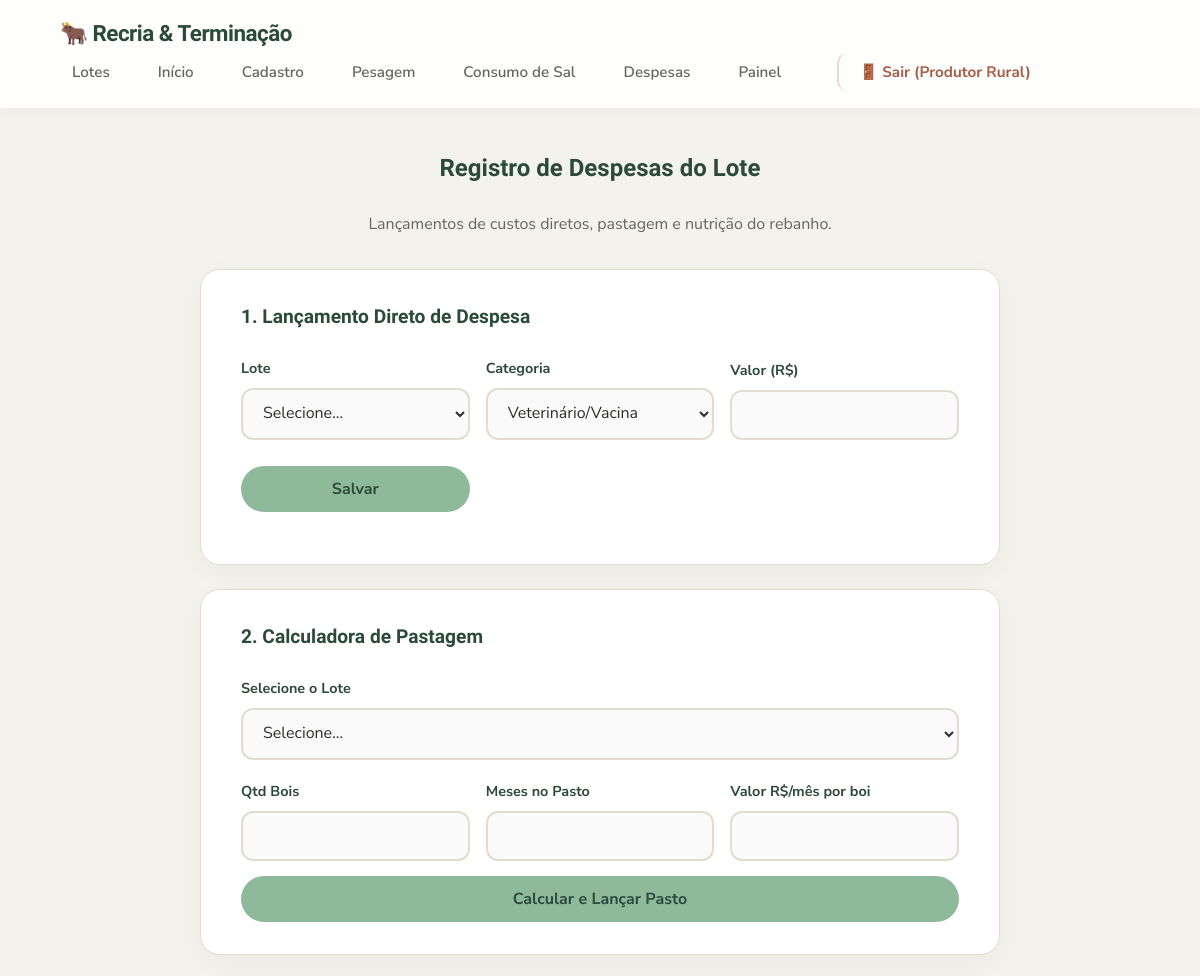
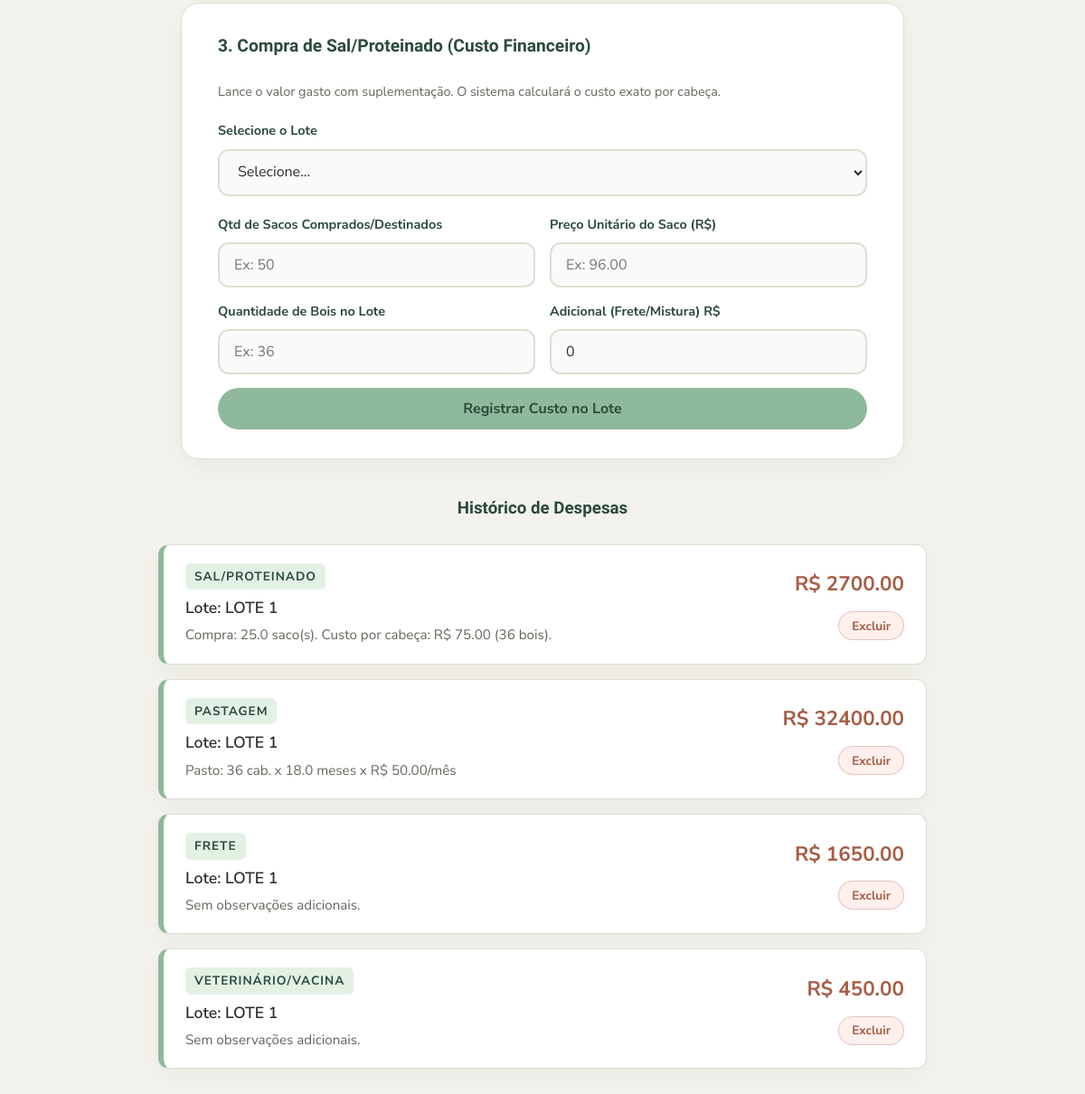
The page /despesas (signed in) on the database its author committed (2 pictures, top to bottom).
### tables this page shows
CREATE TABLE despesas (
                    id INTEGER PRIMARY KEY AUTOINCREMENT,
                    lote_id INTEGER,
                    categoria TEXT,
                    valor REAL,
                    observacao TEXT,
                    FOREIGN KEY(lote_id) REFERENCES lotes(id) ON DELETE CASCADE
                );

CREATE TABLE lotes (
                    id INTEGER PRIMARY KEY AUTOINCREMENT,
                    identificacao TEXT NOT NULL,
                    fase_atual TEXT NOT NULL,
                    categoria_animal TEXT,
                    data_inicio TEXT,
                    qtd_cabecas INTEGER,
                    custo_bezerro_unitario REAL,
                    custo_total_compra REAL,
                    valor_venda_total REAL,
                    total_arrobas_vendidas REAL,
                    status TEXT DEFAULT 'Em Andamento'
                );

### app.py (the view, shortened to what this page needs)
@app.route('/despesas', methods=['GET', 'POST'])
def despesas():
    conexao = conectar()
    try:
        lista_despesas = conexao.execute('''
            SELECT despesas.*, lotes.identificacao
            FROM despesas
            JOIN lotes ON despesas.lote_id = lotes.id
            ORDER BY despesas.id DESC
        ''').fetchall()
        lista_lotes = conexao.execute('SELECT * FROM lotes WHERE status = "Em Andamento"').fetchall()
    finally:
        conexao.close()
    return render_template('despesas.html', despesas=lista_despesas, lotes=lista_lotes)

### app.py (called while the page is built)
@app.before_request
def verificar_login():
    rotas_livres = ['login', 'static']
    if request.endpoint not in rotas_livres and 'usuario_id' not in session:
        return redirect(url_for('login'))

### config_banco.py (called while the page is built)
def conectar():
    conexao = sqlite3.connect('dados.db')
    conexao.row_factory = sqlite3.Row
    conexao.execute('PRAGMA foreign_keys = ON;')
    return conexao

### templates/despesas.html (shortened to what this page needs)
{% extends "base.html" %}
{% block conteudo %}
<div style="text-align: center; margin-bottom: 32px;">
    <h2>Registro de Despesas do Lote</h2>
    <p style="color: var(--texto-suave);">Lançamentos de custos diretos, pastagem e nutrição do rebanho.</p>
</div>
<div class="form-caixa" style="max-width: 800px; margin-left: auto; margin-right: auto; margin-bottom: 24px;">
    <h3>1. Lançamento Direto de Despesa</h3>
    <form action="{{ url_for('despesas') }}" method="POST" class="form-linha">
        <div class="campo" style="flex: 2;">
            <label for="lote_id">Lote</label>
            <select name="lote_id" required>
                <option value="">Selecione...</option>
            </select>
        </div>
        <div class="campo" style="flex: 1.5;">
            <label for="categoria">Categoria</label>
            <select name="categoria">
                <option value="Veterinário/Vacina">Veterinário/Vacina</option>
            </select>
        </div>
        <div class="campo" style="flex: 1;">
            <label for="valor">Valor (R$)</label>
            <input type="number" name="valor" step="0.01" min="0" required>
        </div>
        <button type="submit" style="margin-bottom: 20px;">Salvar</button>
    </form>
</div>
<div class="form-caixa" style="max-width: 800px; margin-left: auto; margin-right: auto; margin-bottom: 24px;">
    <h3>2. Calculadora de Pastagem</h3>
    <form action="{{ url_for('despesas') }}" method="POST">
        <div class="campo">
            <label>Selecione o Lote</label>
            <select name="lote_id" required>
                <option value="">Selecione...</option>
            </select>
        </div>
        <div class="form-linha">
            <div class="campo">
                <label>Qtd Bois</label>
                <input type="number" name="qtd_bois" required>
            </div>
            <div class="campo">
                <label>Meses no Pasto</label>
                <input type="number" step="0.1" name="meses" required>
            </div>
            <div class="campo">
                <label>Valor R$/mês por boi</label>
                <input type="number" step="0.01" name="valor_mes_cabeca" required>
            </div>
        </div>
        <button type="submit" style="margin-top: 15px; width: 100%;">Calcular e Lançar Pasto</button>
    </form>
</div>
<div class="form-caixa" style="max-width: 800px; margin-left: auto; margin-right: auto; margin-bottom: 40px;">
    <h3>3. Compra de Sal/Proteinado (Custo Financeiro)</h3>
    <p style="font-size: 0.9rem; color: var(--texto-suave); margin-bottom: 20px;">
        Lance o valor gasto com suplementação. O sistema calculará o custo exato por cabeça.
    </p>
    <form action="{{ url_for('despesas') }}" method="POST">
        <div class="campo">
            <label>Selecione o Lote</label>
            <select name="lote_id" required>
                <option value="">Selecione...</option>
            </select>
        </div>
        <div class="form-linha">
            <div class="campo">
                <label>Qtd de Sacos Comprados/Destinados</label>
                <input type="number" step="0.1" name="qtd_sacos" placeholder="Ex: 50" required>
            </div>
            <div class="campo">
                <label>Preço Unitário do Saco (R$)</label>
                <input type="number" step="0.01" name="preco_saco" placeholder="Ex: 96.00" required>
            </div>
        </div>
        <div class="form-linha" style="margin-top: 15px;">
            <div class="campo">
                <label>Quantidade de Bois no Lote</label>
                <input type="number" name="qtd_bois_nutricao" placeholder="Ex: 36" required>
            </div>
            <div class="campo">
                <label>Adicional (Frete/Mistura) R$</label>
                <input type="number" step="0.01" name="valor_adicional" value="0">
            </div>
        </div>
        <button type="submit" style="margin-top: 15px; width: 100%;">Registrar Custo no Lote</button>
    </form>
</div>
<div class="container-historico">
    <h3 style="text-align: center; margin-bottom: 24px;">Histórico de Despesas</h3>
    <div class="lista-despesas">
        {% for despesa in despesas %}
        <div class="card-despesa">
            <div class="despesa-info">
                <span class="despesa-categoria">{{ despesa.categoria }}</span>
                <strong class="despesa-lote">Lote: {{ despesa.identificacao }}</strong>
                <p class="despesa-detalhes">{{ despesa.observacao or 'Sem observações adicionais.' }}</p>
            </div>
            <div class="despesa-acao">
                <strong class="despesa-valor">R$ {{ "%.2f"|format(despesa.valor) }}</strong>
                <form action="{{ url_for('excluir_despesa', id_despesa=despesa.id) }}" method="POST" class="form-excluir" onsubmit="return confirm('Deseja realmente apagar esta despesa?');">
                    <button type="submit" class="btn-tabela-excluir">Excluir</button>
                </form>
            </div>
        </div>
        {% else %}
        <div style="text-align: center; padding: 40px; background-color: var(--branco); border-radius: var(--raio); border: 1px dashed var(--borda);">
            <p style="color: var(--texto-suave); margin: 0;">Nenhuma despesa registrada ainda.</p>
        </div>
        {% endfor %}
    </div>
</div>
{% endblock %}

### templates/base.html (shortened to what this page needs)
<!DOCTYPE html>
<html lang="pt-br">
<head>
    <link rel="stylesheet" href="{{ url_for('static', filename='style.css') }}">
</head>
<body>
    <nav class="navbar">
        <div class="navbar-marca">🐂 Recria &amp; Terminação</div>
        <div class="navbar-links">
            <a href="{{ url_for('lotes') }}">Lotes</a>
            <a href="{{ url_for('index') }}">Início</a>
            <a href="{{ url_for('cadastro') }}">Cadastro</a>
            <a href="{{ url_for('pesagem') }}">Pesagem</a>
            <a href="{{ url_for('gmd') }}">Consumo de Sal</a>
            <a href="{{ url_for('despesas') }}">Despesas</a>
            <a href="{{ url_for('painel') }}">Painel</a>
            <a href="{{ url_for('logout') }}" style="color: var(--terracota-escuro); font-weight: bold; margin-left: 20px; border-left: 2px solid var(--borda); padding-left: 20px;">
                🚪 Sair ({{ session.get('nome_usuario') }})
            </a>
        </div>
    </nav>
    <main class="conteudo">
        {% block conteudo %}{% endblock %}
    </main>
</body>
</html>

### rows shown on the page
despesas: categoria "SAL/PROTEINADO", identificacao "LOTE 1", observacao "Compra: 25.0 saco(s). Custo por cabeça: R$ 75.00 (36 bois).", valor "2700.00"
despesas: categoria "PASTAGEM", identificacao "LOTE 1", observacao "Pasto: 36 cab. x 18.0 meses x R$ 50.00/mês", valor "32400.00"
despesas: categoria "FRETE", identificacao "LOTE 1", observacao "Sem observações adicionais.", valor "1650.00"
despesas: categoria "VETERINÁRIO/VACINA", identificacao "LOTE 1", observacao "Sem observações adicionais.", valor "450.00"

### other values the page prints
{{ session.get('nome_usuario') }} "Produtor Rural"
